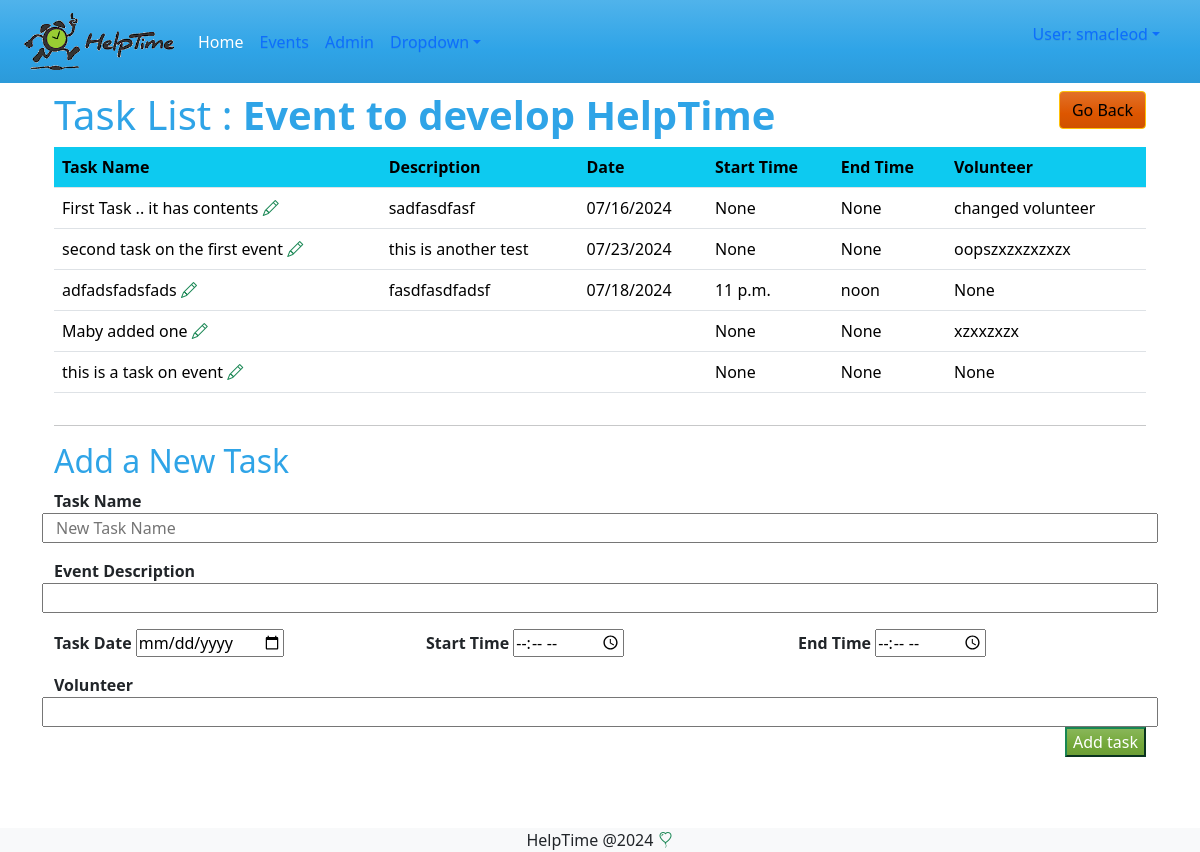
/events/tasklist/1 (signed in), run on the app's committed database.
### events/models.py (models this page shows, shortened)
class Event(models.Model):
    reminder_days_choice = models.TextChoices('days', '1 2 3 4 5 6 7')
    name = models.CharField(max_length=200, verbose_name='Event Name' )
    description = models.TextField(max_length=200, verbose_name='Event Description', blank=True)
    organization = models.CharField(max_length=100, verbose_name='Organization Name', blank=True )
    primery_contact = models.CharField(max_length=100, verbose_name='Primary Contact', blank=True)
    alternate_contact = models.CharField(max_length=100, verbose_name='Alt Contact', blank=True)
    hide_names = models.BooleanField(default=False, verbose_name='Hide Volunteer Names', blank=True)
    reminder_days = models.CharField(max_length=5, choices=reminder_days_choice, verbose_name='Days to remind in advance', default=7)
    created_by = models.ForeignKey(User, on_delete=models.SET_NULL, null=True, blank=True)
    created_at = models.DateTimeField(auto_now_add=True, null=True, blank=True)
    updated_at = models.DateTimeField(auto_now=True, blank=True, null=True)

class Task(models.Model):
    task = models.CharField(max_length=200, verbose_name='Task Name' )
    description = models.CharField(max_length=200, verbose_name='Event Description', blank=True)
    task_date = models.DateField(verbose_name='Task Date', null=True, blank=True)
    start_time = models.TimeField(verbose_name='Start Time',null=True ,blank=True)
    end_time = models.TimeField(verbose_name='End Time ', null=True,blank=True )
    volunteer =models.CharField(max_length=100, verbose_name='Volunteer',  null=True, blank=True)
    event = models.ForeignKey(Event, on_delete=models.SET_NULL,  null=True, blank=True, related_name='tasks')

### events/views.py (the view, shortened to what this page needs)
# urls.py: path("tasklist/<int:pk>", views.tasklist, name="tasklist"),
@login_required  #forces a login
def tasklist(request, pk):
    tasks = Task.objects.filter(event_id=pk)
    events = Event.objects.filter(id=pk)
    event_id = pk
    form = TaskForm()
    return render(request, 'events/tasklist.html', { 'tasks': tasks , 'events' : events, 'form':form})

### events/forms.py
class TaskForm(forms.ModelForm):
    class Meta:
        model = Task
        fields= '__all__'
        widgets = {
            'task' :  forms.TextInput(
                attrs={'placeholder': 'New Task Name'}),
            'task_date' : DateInput(),
            'start_time' : TimeInput(),
            'end_time' : TimeInput(),
        }

### events/templates/events/tasklist.html (shortened to what this page needs)
{% extends 'master.html' %}
{% block content %}
<div class="row">
    <div class="col-md-10">
        <h1> Task List :{% with event=events|first %}
            <strong>{{ event.name}}</strong>
        </h1>
    </div>
    <div class="col-md-2">
        <a href="{{request.META.HTTP_REFERER}}" class='btn btn-warning float-end'>Go Back</a>
    </div>
</div>
 {% endwith %}
 <form method="POST" class="">
    <div class="table-responsive">
        <table class="table">
            <tr class="bg-info">
                <th>Task Name</th>
                <th>Description</th>
                <th>Date</th>
                <th>Start Time</th>
                <th>End Time</th>
                <th>Volunteer</th>
            </tr>
            {% for task in tasks %}
            <tr>
                <td>{{ task.task }}
                    <a href="{% url 'events:taskupdate' task.id %}" class="text-success"><i class="bi bi-pencil"></i></a>
                </td>
                <td>{{ task.description }} </td>
                <td>{{ task.task_date | date:"m/d/Y"}} </td>
                <td>{{ task.start_time }} </td>
                <td>{{ task.end_time }}</td>
                <td>{{ task.volunteer }}</td>
            </tr>
            {% endfor %} <div class="mt-3 float-end">
        </table>
    </div>
</form>
<hr>
<h2>Add a New Task</h2>
<div class="row">
    <form action="" method="post">
        <fieldset>
            <div class="row">
                <strong>{{form.task.label}}</strong>
                {{ form.task }}
            </div>
            <div class="row mt-3">
                <strong>{{form.description.label}}</strong>
                {{ form.description }}
            </div>
            <div class="row mt-3">
                <div class="col-md-4">
                    <strong>{{form.task_date.label}}</strong>
                    {{ form.task_date}}
                </div>
                <div class="col-md-4">
                    <strong>{{form.start_time.label}}</strong>
                    {{ form.start_time}}
                </div>
                <div class="col-md-4">
                    <strong>{{form.end_time.label}}</strong>
                    {{ form.end_time}}
                </div>
            </div>
            <div class="row mt-3">
                <strong>{{form.volunteer.label}}</strong>
                {{ form.volunteer }}
            </div>
        </fieldset>
        <div class="float-end">
            <input type="submit" value="Add task" class="btn-success" />
        </div>
    </form>
</div>
<pre>
</pre>
{% endblock %}

### templates/master.html (shortened to what this page needs)
{% load static %}
<!DOCTYPE html>
<html lang="en">
<head>
  <link rel="stylesheet" href="{% static 'styles/styles.css' %} ">
  <link rel="stylesheet" href="https://cdn.jsdelivr.net/npm/bootstrap-icons@1.11.3/font/bootstrap-icons.min.css">
  <link rel="stylesheet" href="https://cdn.jsdelivr.net/npm/bootstrap@5.1.3/dist/css/bootstrap.min.css"
>
</head>
<body>
  <nav class="navbar navbar-expand-md bg-primary" data-bs-theme="dark">
    <div class="container-fluid">
      <a class="navbar-brand" href="/">
        <img src="{% static '/images/HelptimeLogo_blk_green_RGB_100px_transparent.gif' %}" alt="HelpTime.org"
          width="150" ;></a>
      <div class="collapse navbar-collapse" id="navbarColor01">
        <ul class="navbar-nav me-auto">
          <li class="nav-item">
            <a class="nav-link active" href="/">Home
            </a>
          </li>
          <li class="nav-item">
            <a class="nav-link" href="/events">Events</a>
          <li class="nav-item">
            <a class="nav-link" href="/admin">Admin</a>
          </li>
          <li class="nav-item dropdown">
            <a class="nav-link dropdown-toggle" data-bs-toggle="dropdown" href="#" role="button" aria-haspopup="true"
              aria-expanded="false">Dropdown</a>
          </li>
        </ul>
        <ul class="nav-item ">
          {% if user.is_authenticated %}
            <ul class="nav-item dropdown">
              <a class="nav-link dropdown-toggle" data-bs-toggle="dropdown" href="#" role="button" aria-haspopup="true"
                aria-expanded="false">User: {{ user.get_username }}</a>
            </ul>
          {% else %}
            <a href="{% url 'login' %}?next={{ request.path }}">Login <i class="bi bi-person text-success"></i></a>
          {% endif %}
        </ul>
      </div>
    </div>
  </nav>
  <div class="container mt-2">
    {% block content %}
    {% endblock %}
  </div>
  <pre>
</pre>
  <footer class="bg-light text-center fixed-bottom mb">
    HelpTime @2024
    <i class="bi bi-balloon-heart text-success" style="font-size: 2rm;"></i>
  </footer>
</body>
</html>

### data on the page
Event: name "Event to develop HelpTime"
Task: task "First Task .. it has contents", description "sadfasdfasf", task_date "07/16/2024", start_time "None", end_time "None", volunteer "changed volunteer"
Task: task "second task on the first event", description "this is another test", task_date "07/23/2024", start_time "None", end_time "None", volunteer "oopszxzxzxzxzx"
Task: task "adfadsfadsfads", description "fasdfasdfadsf", task_date "07/18/2024", start_time "11 p.m.", end_time "noon", volunteer "None"
Task: task "Maby added one", start_time "None", end_time "None", volunteer "xzxxzxzx"
Task: task "this is a task on event", start_time "None", end_time "None", volunteer "None"

### other printed values
{{ user.get_username }} "smacleod"
